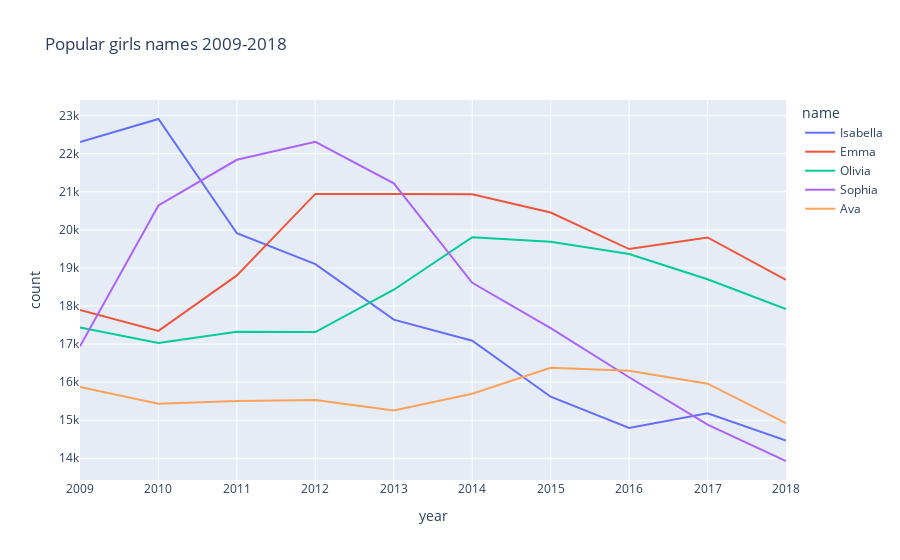

The code cell stored with this chart in its notebook:
### Markdown cell above
To clearly see trends in the popularity of names, it is better to look at a wider range of years.
We have plotted the 5 most popular names from 2009 to 2018. The name William was very popular throughout the years. The other names gained popularity around 90s, with the exception of the name Jacob, which began to gain popularity as early as 70s. Currently, the name with the greatest increase in popularity is the name Liam.

### Code cell
fig = px.line(popular_F_09_18.loc[(popular_F_09_18["name"].isin(
    ['Emma', 'Sophia', 'Olivia', 'Isabella', 'Ava']))], x="year", y="count", color="name", title="Popular girls names 2009-2018")
fig.show()

### Figure 1 — Plotly figure (JSON) as saved in the notebook; plotly's stock layout.template omitted (floating-point values rounded to 4 significant figures)
{"data": [{"hovertemplate": "name=Isabella<br>year=%{x}<br>count=%{y}<extra></extra>", "legendgroup": "Isabella", "line": {"color": "#636efa", "dash": "solid"}, "marker": {"symbol": "circle"}, "mode": "lines", "name": "Isabella", "orientation": "v", "showlegend": true, "type": "scatter", "x": [2009, 2010, 2011, 2012, 2013, 2014, 2015, 2016, 2017, 2018], "xaxis": "x", "y": [22306, 22913, 19910, 19099, 17642, 17089, 15617, 14795, 15180, 14464], "yaxis": "y"}, {"hovertemplate": "name=Emma<br>year=%{x}<br>count=%{y}<extra></extra>", "legendgroup": "Emma", "line": {"color": "#EF553B", "dash": "solid"}, "marker": {"symbol": "circle"}, "mode": "lines", "name": "Emma", "orientation": "v", "showlegend": true, "type": "scatter", "x": [2009, 2010, 2011, 2012, 2013, 2014, 2015, 2016, 2017, 2018], "xaxis": "x", "y": [17895, 17345, 18803, 20945, 20942, 20936, 20455, 19496, 19800, 18688], "yaxis": "y"}, {"hovertemplate": "name=Olivia<br>year=%{x}<br>count=%{y}<extra></extra>", "legendgroup": "Olivia", "line": {"color": "#00cc96", "dash": "solid"}, "marker": {"symbol": "circle"}, "mode": "lines", "name": "Olivia", "orientation": "v", "showlegend": true, "type": "scatter", "x": [2009, 2010, 2011, 2012, 2013, 2014, 2015, 2016, 2017, 2018], "xaxis": "x", "y": [17435, 17028, 17322, 17316, 18428, 19807, 19691, 19365, 18703, 17921], "yaxis": "y"}, {"hovertemplate": "name=Sophia<br>year=%{x}<br>count=%{y}<extra></extra>", "legendgroup": "Sophia", "line": {"color": "#ab63fa", "dash": "solid"}, "marker": {"symbol": "circle"}, "mode": "lines", "name": "Sophia", "orientation": "v", "showlegend": true, "type": "scatter", "x": [2009, 2010, 2011, 2012, 2013, 2014, 2015, 2016, 2017, 2018], "xaxis": "x", "y": [16944, 20643, 21842, 22313, 21223, 18609, 17417, 16128, 14883, 13928], "yaxis": "y"}, {"hovertemplate": "name=Ava<br>year=%{x}<br>count=%{y}<extra></extra>", "legendgroup": "Ava", "line": {"color": "#FFA15A", "dash": "solid"}, "marker": {"symbol": "circle"}, "mode": "lines", "name": "Ava", "orientation": "v", "showlegend": true, "type": "scatter", "x": [2009, 2010, 2011, 2012, 2013, 2014, 2015, 2016, 2017, 2018], "xaxis": "x", "y": [15873, 15433, 15503, 15533, 15252, 15696, 16378, 16302, 15958, 14924], "yaxis": "y"}], "layout": {"legend": {"title": {"text": "name"}, "tracegroupgap": 0}, "title": {"text": "Popular girls names 2009-2018"}, "xaxis": {"anchor": "y", "domain": [0, 1], "title": {"text": "year"}}, "yaxis": {"anchor": "x", "domain": [0, 1], "title": {"text": "count"}}}}
